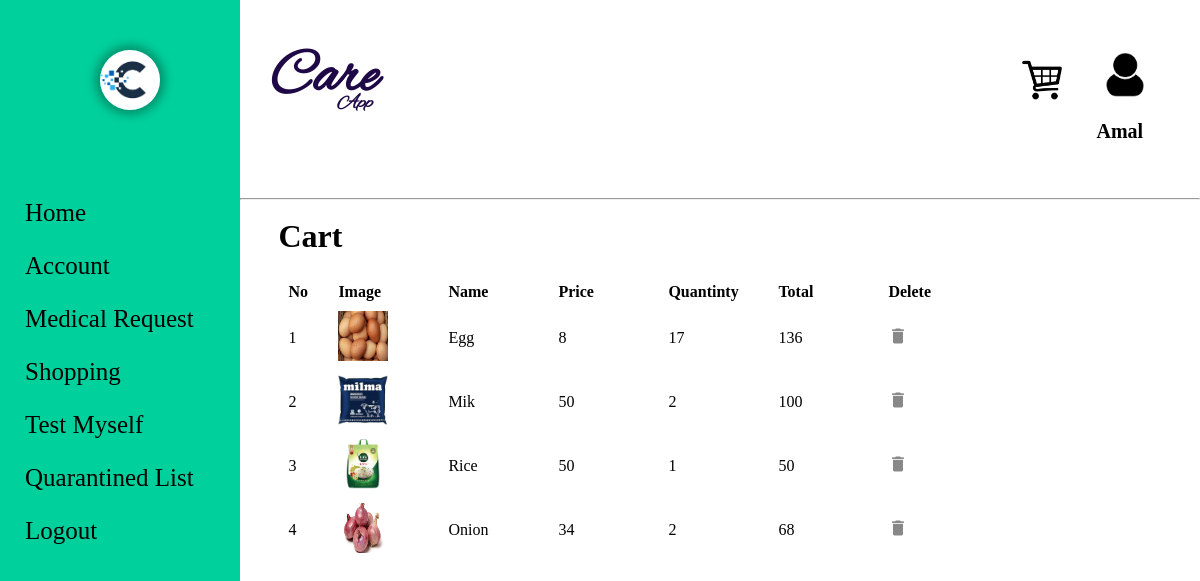
Before: /Cart.php (signed in) with the older database file.
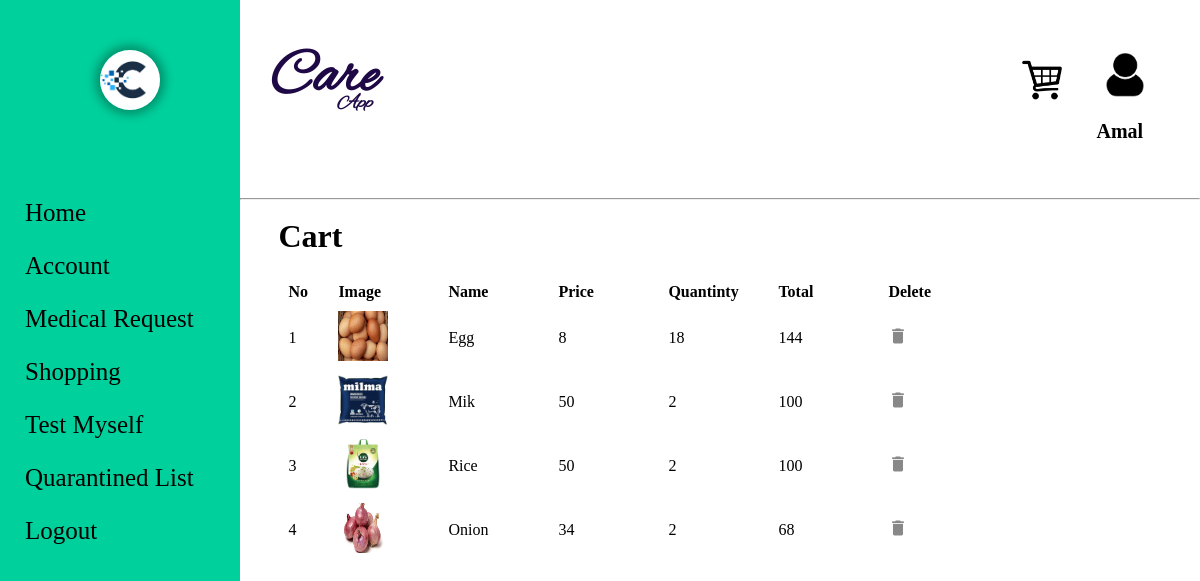
After: the same page with the newer database file.
### tables this page shows
CREATE TABLE `cart` (
  `C_id` int(5) NOT NULL,
  `L_id` int(5) NOT NULL,
  `P_id` int(5) NOT NULL,
  `quantity` int(5) NOT NULL
);

CREATE TABLE `product` (
  `P_id` int(5) NOT NULL,
  `name` varchar(20) NOT NULL,
  `price` int(5) NOT NULL,
  `quantity` int(5) NOT NULL,
  `category` varchar(20) NOT NULL,
  `image` varchar(50) NOT NULL,
  `status` tinyint(1) NOT NULL DEFAULT 1
);

### Cart.php (the view, shortened to what this page needs)
<!DOCTYPE html>
<html lang="en">
<head>
	<link rel="stylesheet" type="text/css" href="css\registration.css" />
</head>
<body>
	<?php require("Leftbar.php"); ?>
	<div class="right_cont" style="{background-color: rgb(232, 232, 232);}">
		<?php require("Topbar.php"); ?>
		<br><h1 style="margin-left:4%;">Cart</h1><br>
		<table class="cart" cellpadding="5" cellspacing="10">
			<tbody>
			<tr>
				<th style="text-align:left;" width="40px">No</th>
				<th style="text-align:left;" width="100px">Image</th>
				<th style="text-align:left;" width="100px">Name</th>
				<th style="text-align:left;" width="100px">Price</th>
				<th style="text-align:left;" width="100px">Quantinty</th>
				<th style="text-align:left;" width="100px">Total</th>
				<th style="text-align:left;" width="100px">Delete</th>
			</tr>
			<?php
				$counter = 0;
				$tmpid=$_SESSION['id'];
				$con=mysqli_connect("localhost","root","","care_app")or die("couldn't connect");
				$query="select * from cart where L_id = $tmpid";
				$result =mysqli_query($con,$query);
				while($row=mysqli_fetch_array($result))
				{
					$id=$row['P_id'];
					$cid=$row['C_id'];
					$quer="select * from product where P_id=$id";
					$resl =mysqli_query($con,$quer);
					$ro=mysqli_fetch_array($resl);
						$image = $ro['image'];
						$image_src = "uploads/".$image;
						?>
					<tr>
						<td><?php echo ++$counter ?></td>
						<td><img src='<?php echo $image_src;  ?>' width="50" height="50" ></td>
						<td><?php echo $ro['name'] ?></td>
						<td><?php echo $ro['price'] ?></td>
						<td><?php echo $row['quantity'] ?></td>
						<?php
							$total=$row['quantity']*$ro['price'];
						?>
						<td><?php echo $total ?></td>
						<td><a href="php/delete.php?dd=<?php echo $cid ?>"><img src="images\icon-delete.png" /></a></td>
					</tr>
					<?php
				}
			?>
	</div>
</body>
</html>

### Leftbar.php (shortened to what this page needs)
<!DOCTYPE html>
<html lang="en">
<head>
     <link rel="stylesheet" href="css/home.css">
</head>
<body>
<div class="left_cont">
        <img src="images/c.png" alt="pic">
        <div class="content">
            <ul>
                <?php
                if(isset($_SESSION['id']))
                {
                    $tmpid=$_SESSION['id'];
                    $con=mysqli_connect("localhost","root","","care_app") or die("failed");
                    $sql="select user_type from login where L_id=$tmpid";
                    $result=mysqli_query($con,$sql) or die($sql);
                    $row=mysqli_fetch_array($result);
                }
                    ?>
                <a href="Home.php"><li>Home</li></a>
                    <?php
                if(isset($_SESSION['id']))
                {
                    if($row['user_type']=='admin' or $row['user_type']=='user' or $row['user_type']=='mstaff'
                                                    or $row['user_type']=='volunteer' or $row['user_type']=='pnchOfficr')
                    {
                        ?>
                            <a href="ViewProfile.php"><li>Account</li></a>
                        <?php
                    }
                }
                    else{
                        ?>
                            <a href="Login.php"><li>Login</li></a>
                        <?php
                        }
                        ?>
                    <?php
                if(isset($_SESSION['id']))
                {
                        ?>
                        <?php
                    if($row['user_type']=='user')
                    {
                        ?>
                            <a href="MedicalRequest.php"><li>Medical Request</li></a>
                        <?php
                    }
                }
                    else{
                        ?>
                            <a href="Login.php"><li>Medical Request</li></a>
                        <?php
                        }
                    ?>
                    <?php
                if(isset($_SESSION['id']))
                {
                    if($row['user_type']=='user' or $row['user_type']=='mstaff' or $row['user_type']=='pnchOfficr')
                    {
                        ?>
                            <a href="Shopping.php"><li>Shopping</li></a>
                        <?php
                    }
                }
                ?>
                <li>Test Myself</li>
                <a href="ViewQuarantine.php"><li>Quarantined List</li></a>
                <?php
                if(isset($_SESSION['id']))
                {
                    if($row['user_type']=='admin' or $row['user_type']=='user'
                    or $row['user_type']=='mstaff' or $row['user_type']=='volunteer' or $row['user_type']=='pnchOfficr')
                    {
                        ?>
                            <a href="logout.php"><li>Logout</li></a>
                        <?php
                    }
                }
                ?>
            </ul>
        </div>
</div>
</body>
</html>

### Topbar.php (shortened to what this page needs)
<!DOCTYPE html>
<html lang="en">
<head>
     <link rel="stylesheet" href="css/home.css">
</head>
<body>
    <div class="nav">
            <h1>Care</h1>
            <h2>App</h2>
        <div class="logo">
            <?php
            if(isset($_SESSION['id']))
            {
                $con = mysqli_connect("localhost","root","","care_app")or die("failed");
                $tmpid=$_SESSION['id'];
                if($row['user_type']=='user')
                {    ?>
                    <a href="Cart.php"><img class="carticon" src="images/cart.png" width="40" height="40"></a>
                    <?php
                }
                $sql="select image from dp where L_id=$tmpid ";
                $result=mysqli_query($con,$sql) or die($sql);
                if(mysqli_num_rows($result)>0)
                {
                    $row = mysqli_fetch_array($result);
                    $image = $row['image'];
                    $image_src = "uploads/".$image;
                    ?>
                    <a href="ViewProfile.php"><img class="usericon" src="<?php echo $image_src;  ?>" ></a>
                <?php
                }
                else
                {
                ?>
                    <a href="ViewProfile.php"><img class="usericon" src="images/uicon.png" ></a>
                <?php
                }
            }
            else
            {
            ?>
                <a href="Login.php"><img class="usericon" src="images/uicon.png" ></a>
            <?php
            }
        ?>
            <h3>
            <?php
                if(isset($_SESSION['id']))
                {
                    $con = mysqli_connect("localhost","root","","care_app")or die("failed");
                    $tmpid=$_SESSION['id'];
                        $sql="select name as name from admin where L_id=$tmpid
                        union select name from user where L_id=$tmpid
                        union select name from medical_staff where L_id=$tmpid
                        union select name from punchayat_officer where L_id=$tmpid
                        union select name from volunteer where L_id=$tmpid";
                        $result=mysqli_query($con,$sql) or die($sql);
                        if(mysqli_num_rows($result)>0)
                        {
                            while($row=mysqli_fetch_array($result))
                            {
                                $name=$row['name'];
                                echo $name;
                            }
                        }
                }
            ?></h3>
        </div>
    </div>
    <hr>
</body>
</html>

### css/registration.css (style rules this page uses)
body { background-color:whitesmoke; background-attachment:fixed; margin: 0px; }
h1 { margin-top: 0%; }

### css/home.css (style rules this page uses)
* { margin:0; padding:0; transition: .5s ease-out; }
h2 { font-size: 22px; }
.left_cont { position: relative; float:left; width:20%; height:100vh; background-color: rgb(0, 208, 156); }
.left_cont .content { position: relative; width: auto; height: auto; }
.left_cont ul { width:100%; margin-top: 30%; }
.left_cont ul li { list-style-type: none; padding: .5em 1em; font-size: 25px; }
.right_cont { width:80%; height:100vh; float:left; background-color: white; }
.left_cont img { border-radius: 50%; width: 60px; margin-left: 100px ; margin-top: 50px; height: 60px; box-shadow: 0 0 10px 5px rgba(0, 0, 0, 0.3); }
.nav { position: relative; top:0px; background-color: white; width: 100%; height:24.8%; }
.nav h1 { font-family:hel; float:left; margin-top:40px; margin-left: 30px; font-size: 60px; color: rgb(30, 8, 70); }
.nav h2 { font-family:hel; float:left; margin-top:90px; margin-left: -40px; font-size: 20px; color: rgb(30, 8, 70); }
.logo { position: relative; height: 100%; width:30%; float:right; }
.usericon { float:right; margin-top:50px; margin-right:50px; width:50px; height:50px; border-radius: 50%; transition: 0.10s ease-out; }
.carticon { float:left; margin-left:110px; margin-top:60px; width:40px; height:40px; transition: 0.10s ease-out; }
.logo h3 { float:right; font-size: 20px; margin-top:120px; margin-right: -15%; }

### Cart.php (style rules this page uses)
table { margin-left:4%; }

### Leftbar.php (style rules this page uses)
a { text-decoration:none; color:black; }

Changed rows visible on the page:
changed cart "Egg": quantity "17" → "18"; quantity.price "136" → "144"
changed cart "Rice": quantity "1" → "2"; quantity.price "50" → "100"
